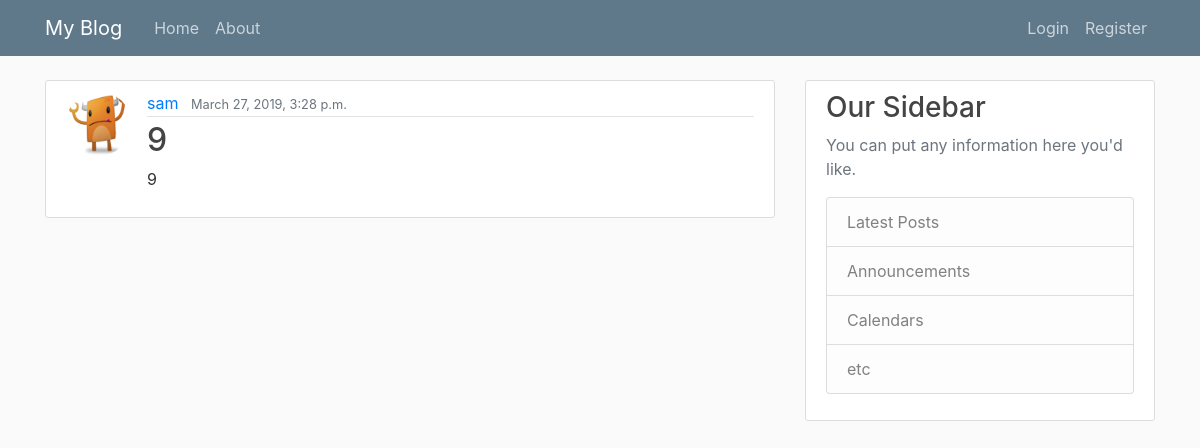
Screenshot of /post/12/ with the database file from the repository.
### blog/models.py (models this page shows, shortened)
class Post(models.Model):
    title = models.CharField(max_length = 100)
    content = models.TextField()
    date_posted = models.DateTimeField(default=timezone.now)
    author = models.ForeignKey(User, on_delete=models.CASCADE)

### users/models.py (models this page shows, shortened)
class Profile(models.Model):
    user = models.OneToOneField(User, on_delete=models.CASCADE)
    image = models.ImageField(default='default.jpg', upload_to='profile_pics')

### blog/views.py (the view)
# urls.py: path('post/<int:pk>/', PostDetailView.as_view(), name='post-detail'),
class PostDetailView(DetailView):
    model = Post
    context_object_name = 'post'

### blog/templates/blog/post_detail.html (shortened to what this page needs)
{% extends "blog/base.html" %}
{% block content %}
    <article class="media content-section">
      <img class="rounded-circle article-img" src="{{ post.author.profile.image.url }}">
      <div class="media-body">
        <div class="article-metadata">
          <a class="mr-2" href="{% url 'user-posts' post.author.username %}">{{ post.author }}</a>
          <small class="text-muted">{{ post.date_posted }}</small>
        </div>
        <h2 class="article-title" >{{ post.title }}</h2>
        <p class="article-content">{{ post.content }}</p>
      </div>
    </article>
{% endblock content %}

### blog/static/blog/main.css (style rules this page uses)
body { background: #fafafa; color: #333333; margin-top: 5rem; }
h1, h2, h3, h4, h5, h6 { color: #444444; }
.content-section { background: #ffffff; padding: 10px 20px; border: 1px solid #dddddd; border-radius: 3px; margin-bottom: 20px; }
.article-title { color: #444444; }
.article-content { white-space: pre-line; }
.article-img { height: 65px; width: 65px; margin-right: 16px; }
.article-metadata { padding-bottom: 1px; margin-bottom: 4px; border-bottom: 1px solid #e3e3e3 }

### rows the page displays
Post: author.profile.image (picture), author "sam", date_posted "March 27, 2019, 3:28 p.m.", title "9", content "9"
